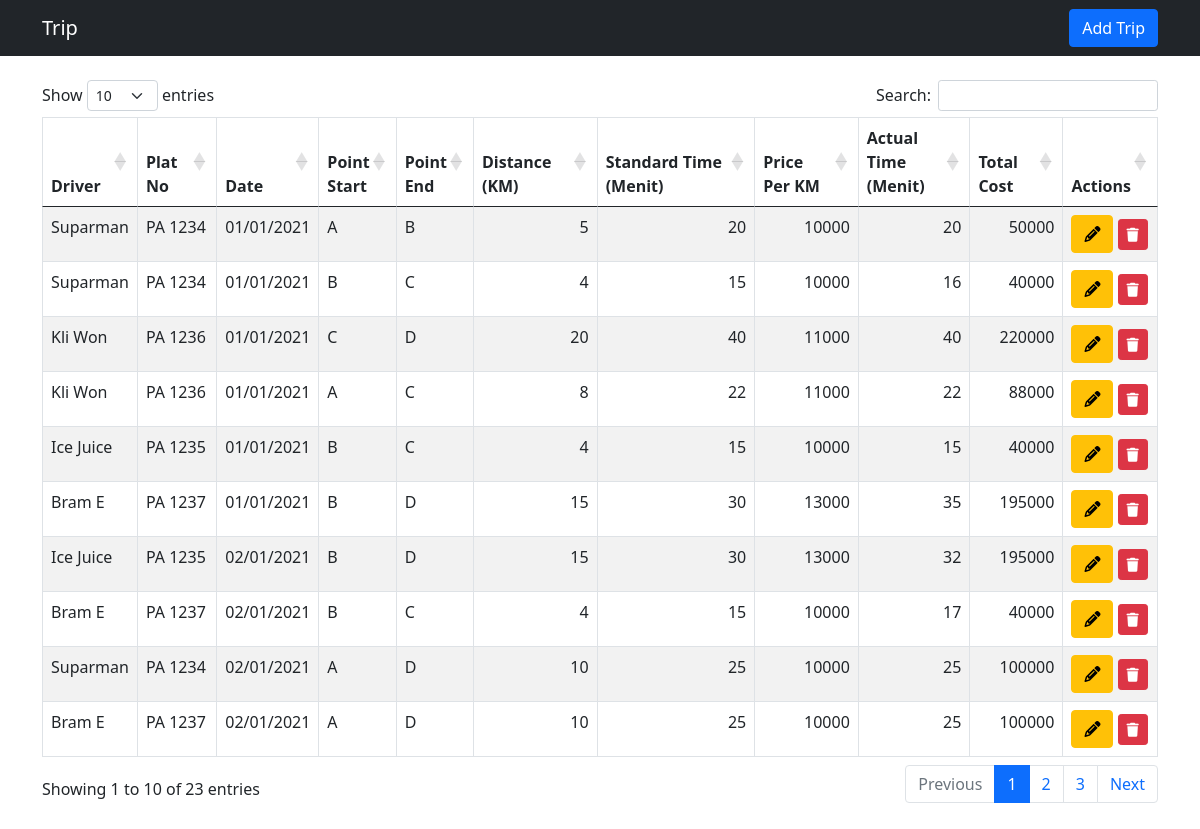
The page / on the database its author committed.
### tables this page shows
CREATE TABLE `summary_trip` (
  `id_trip` int(11) NOT NULL,
  `id_driver` int(11) DEFAULT NULL,
  `id_cost` int(11) DEFAULT NULL,
  `date_trip` date DEFAULT NULL,
  `actual_time` int(3) DEFAULT NULL,
  `total_cost` int(11) DEFAULT NULL,
  `created_at` timestamp NOT NULL DEFAULT current_timestamp() ON UPDATE current_timestamp()
);

CREATE TABLE `data_driver` (
  `id_driver` int(11) NOT NULL,
  `nama_driver` varchar(50) DEFAULT NULL,
  `no_plat` varchar(10) DEFAULT NULL,
  `created_at` timestamp NOT NULL DEFAULT current_timestamp()
);

CREATE TABLE `data_cost` (
  `id_cost` int(11) NOT NULL,
  `point_start` char(1) DEFAULT NULL,
  `point_end` char(1) DEFAULT NULL,
  `distance` int(3) DEFAULT NULL,
  `standard_time` int(3) DEFAULT NULL,
  `price_per_km` int(11) DEFAULT NULL,
  `created_at` timestamp NOT NULL DEFAULT current_timestamp()
);

### application/controllers/Home.php (called while the page is built, shortened)
<?php
class Home extends CI_Controller {
	public function __construct()
	{
		$this->load->model('M_home');
	}
	public function index()
	{
		$data['data'] = $this->M_home->getData();
		$data['driver'] = $this->M_home->getDriver();
		$data['point_start'] = $this->M_home->getPointStart();
		$this->load->view('home', $data);
	}
}

### index.php (called while the page is built, shortened)
<?php
require_once BASEPATH.'core/CodeIgniter.php';

### application/models/M_home.php (called while the page is built, shortened)
<?php
class M_home extends CI_Model
{
	function getData() {
        $this->db->select('*');
        $this->db->from('summary_trip');
        $this->db->join('data_cost', 'summary_trip.id_cost = data_cost.id_cost');
        $this->db->join('data_driver', 'summary_trip.id_driver = data_driver.id_driver');
        $this->db->order_by('date_trip', 'ASC');
        return $this->db->get()->result_array();
    }
    function getDriver() {
        return $this->db->get('data_driver')->result_array();
    }
    function getPointStart() {
        $this->db->select('point_start');
        $this->db->from('data_cost');
        $this->db->group_by('point_start');
        return $this->db->get()->result_array();
    }
}

### application/views/home.php (the view, shortened to what this page needs)
<!DOCTYPE html>
<html lang="en">
<head>
    <link href="https://cdn.jsdelivr.net/npm/bootstrap@5.0.2/dist/css/bootstrap.min.css" rel="stylesheet">
    <link rel="stylesheet" href="https://cdn.datatables.net/1.13.2/css/dataTables.bootstrap5.min.css">
    <link rel="stylesheet" href="https://cdnjs.cloudflare.com/ajax/libs/font-awesome/6.3.0/css/all.min.css" />
</head>
<body>
    <nav class="navbar navbar-expand navbar-dark bg-dark">
        <div class="container">
            <a href="<?=base_url('trip/home')?>" class="navbar-brand">
                Trip
            </a>
            <button type="button" class="btn btn-primary" data-bs-toggle="modal" data-bs-target="#addModal">
                    Add Trip
                </button>
        </div>
    </nav>
    <div class="container">
        <div class="row">
            <div class="col-md-12">
            </div>
        </div>
        <div class="row">
            <div class="col-md-12">
                <table class="table table-striped table-bordered" id="table_data">
                    <thead>
                        <tr>
                            <th>Driver</th>
                            <th>Plat No</th>
                            <th>Date</th>
                            <th width="5%">Point Start</th>
                            <th width="5%">Point End</th>
                            <th>Distance (KM)</th>
                            <th>Standard Time (Menit)</th>
                            <th>Price Per KM</th>
                            <th width="10%">Actual Time (Menit)</th>
                            <th>Total Cost</th>
                            <th>Actions</th>
                        </tr>
                    </thead>
                    <tbody>
                        <?php
                            foreach ($data as $d) {
                        ?>
                        <tr>
                            <td><?php echo $d['nama_driver']; ?></td>
                            <td><?php echo $d['no_plat']; ?></td>
                            <td><?php echo date('d/m/Y', strtotime($d['date_trip'])); ?></td>
                            <td><?php echo $d['point_start']; ?></td>
                            <td><?php echo $d['point_end']; ?></td>
                            <td style="text-align:right"><?php echo $d['distance']; ?></td>
                            <td style="text-align:right"><?php echo $d['standard_time']; ?></td>
                            <td style="text-align:right"><?php echo $d['price_per_km']; ?></td>
                            <td style="text-align:right"><?php echo $d['actual_time']; ?></td>
                            <td style="text-align:right"><?php echo $d['total_cost']; ?></td>
                            <td>
                                <a href="#" id="edit" class="btn btn-warning" data-id="<?=$d['id_trip']?>"><i class="fa fa-pencil" aria-hidden="true"></i></a>
                                <a href="<?=base_url('home/deleteTrip/'.$d['id_trip'])?>" class="btn btn-sm btn-danger"><i class="fa fa-trash" aria-hidden="true"></i></a>
                            </td>
                        </tr>
                        <?php } ?>
                    </tbody>
                </table>
            </div>
        </div>
        <div class="row">
            <div class="col-md-12">
            </div>
        </div>
    </div>
</body>
</html>

### rows shown on the page
summary_trip: id_driver.nama_driver "Suparman", id_driver.no_plat "PA 1234", date_trip "01/01/2021", id_cost.point_start "A", id_cost.point_end "B", id_cost.distance "5", id_cost.standard_time "20", id_cost.price_per_km "10000", actual_time "20", total_cost "50000"
summary_trip: id_driver.nama_driver "Suparman", id_driver.no_plat "PA 1234", date_trip "01/01/2021", id_cost.point_start "B", id_cost.point_end "C", id_cost.distance "4", id_cost.standard_time "15", id_cost.price_per_km "10000", actual_time "16", total_cost "40000"
summary_trip: id_driver.nama_driver "Kli Won", id_driver.no_plat "PA 1236", date_trip "01/01/2021", id_cost.point_start "C", id_cost.point_end "D", id_cost.distance "20", id_cost.standard_time "40", id_cost.price_per_km "11000", actual_time "40", total_cost "220000"
summary_trip: id_driver.nama_driver "Kli Won", id_driver.no_plat "PA 1236", date_trip "01/01/2021", id_cost.point_start "A", id_cost.point_end "C", id_cost.distance "8", id_cost.standard_time "22", id_cost.price_per_km "11000", actual_time "22", total_cost "88000"
summary_trip: id_driver.nama_driver "Ice Juice", id_driver.no_plat "PA 1235", date_trip "01/01/2021", id_cost.point_start "B", id_cost.point_end "C", id_cost.distance "4", id_cost.standard_time "15", id_cost.price_per_km "10000", actual_time "15", total_cost "40000"
summary_trip: id_driver.nama_driver "Bram E", id_driver.no_plat "PA 1237", date_trip "01/01/2021", id_cost.point_start "B", id_cost.point_end "D", id_cost.distance "15", id_cost.standard_time "30", id_cost.price_per_km "13000", actual_time "35", total_cost "195000"
summary_trip: id_driver.nama_driver "Ice Juice", id_driver.no_plat "PA 1235", date_trip "02/01/2021", id_cost.point_start "B", id_cost.point_end "D", id_cost.distance "15", id_cost.standard_time "30", id_cost.price_per_km "13000", actual_time "32", total_cost "195000"
summary_trip: id_driver.nama_driver "Bram E", id_driver.no_plat "PA 1237", date_trip "02/01/2021", id_cost.point_start "B", id_cost.point_end "C", id_cost.distance "4", id_cost.standard_time "15", id_cost.price_per_km "10000", actual_time "17", total_cost "40000"
summary_trip: id_driver.nama_driver "Suparman", id_driver.no_plat "PA 1234", date_trip "02/01/2021", id_cost.point_start "A", id_cost.point_end "D", id_cost.distance "10", id_cost.standard_time "25", id_cost.price_per_km "10000", actual_time "25", total_cost "100000"
summary_trip: id_driver.nama_driver "Bram E", id_driver.no_plat "PA 1237", date_trip "02/01/2021", id_cost.point_start "A", id_cost.point_end "D", id_cost.distance "10", id_cost.standard_time "25", id_cost.price_per_km "10000", actual_time "25", total_cost "100000"
